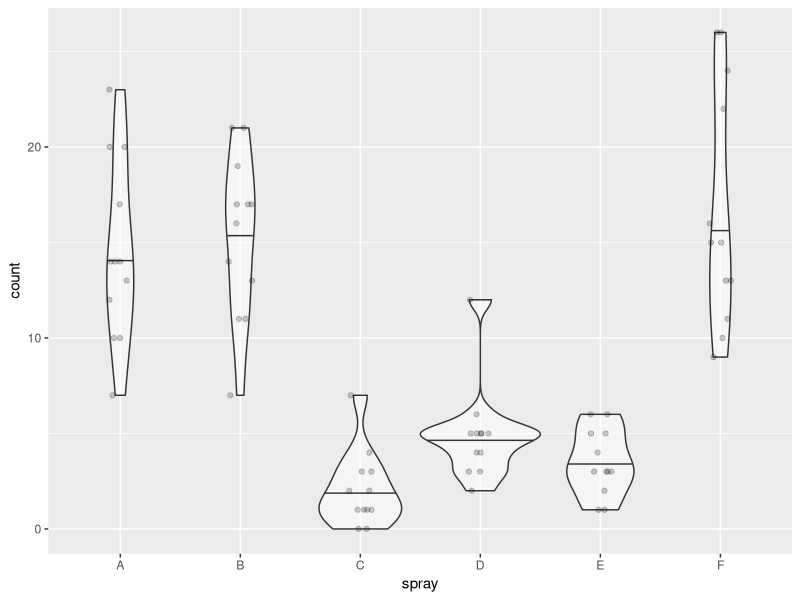

This chart was generated by the following R code:
# To complete the following exercises, you must use either base R or tidyverse functions.  
# Manual searching or hard-coding answers will not be graded.

library(tidyverse)

# sampling ----------------------------------------------------------------

# GUIDE:
# The original `iris` dataset has 150 observations, with 50 samples per species.
# Convert the base R `iris` dataframe to a tibble for easier manipulation.
df_iris <- as_tibble(iris)

# Using `nrow(df_iris)` will confirm there are 150 rows.
nrow(df_iris) # return 150

# Using `group_by()` will confirm there are 50 rows for each species.
df_iris %>% 
  group_by(Species) %>% 
  summarize(n_sample = n()) # return n_sample = 50 each

# The function `sample_n(size = 3)` randomly selects 3 observations from the dataset. 
# When applied after `filter(Species == XX)`, it samples 3 observations from a given species.
df_s3 <- df_iris %>% 
  filter(Species == "versicolor") %>% 
  sample_n(size = 3)

# You can take the mean of a selected column using `pull()` and `mean()`
df_s3 %>% 
  pull(Petal.Width) %>% 
  mean()

# Questions:
# 1. Create a `for` loop (with loop index `i`) to perform the following steps for 100 iterations:
#    a. Randomly sample 5 individuals of "versicolor".
#    b. Calculate the mean of their "Petal.Width" values.
#    c. Assign the result to `mu5[i]`. 
#       (Hint: initialize an empty object `mu5` before starting the loop.)
#    This procedure will yield 100 estimates of the mean Petal.Width from 5 individuals.

df_s5 <- df_iris %>% 
    filter(Species == "versicolor") %>% 
    sample_n(size = 5) %>% 
  pull(Petal.Width)
   
mu5 <- NULL

for(i in 1:100) {
  df_loop <-sample(df_s5, replace = T)
 mu5[i] <-  mean(df_loop)
}

# 2. Calculate the standard deviation of `mu5` and assign it to `s_mu5`.

s_mu5 <- sd(mu5)

# 3. Repeat step 1 but sample 20 individuals in each iteration, and assign the results to `mu20`.

df_s20 <- df_iris %>% 
  filter(Species == "versicolor") %>% 
  sample_n(size = 20) %>% 
  pull(Petal.Width)

mu20 <- NULL

for(i in 1:100) {
  df_lol <-sample(df_s20, replace = T)
  mu20[i] <-  mean(df_lol)
}

# 4. Calculate the standard deviation of `mu20` and assign it to `s_mu20`.
#    Verify that `s_mu20` is smaller than `s_mu5` by printing the comparison (`s_mu20 < s_mu5`)

s_mu20 <- sd(mu20)
print(s_mu20)
print(s_mu5)

# probability density -----------------------------------------------------

# GUIDE:
# For continuous variables (e.g., body length), we use a probability density function (PDF) 
# to describe how values are distributed and how likely different values are.
# R provides built-in functions to work with probability distributions:
# - Probability Density Functions (PDF) for evaluating how likely a value is.
# - Cumulative Distribution Functions (CDF) for evaluating the probability 
#   that a value is less than or equal to a given number.
# These functions are available for many common distributions (e.g., normal).

# `dnorm(x = 1, mean = 0, sd = 1)` calculates the probability density of x = 1 
# for a normal distribution with mean = 0 and standard deviation = 1.
# Probability density tells us how "likely" a value is relative to other values.
# In this example, x = 1 is more likely than x = 2 under this distribution.

dnorm(x = 1, mean = 0, sd = 1)  # returns 0.2419707
dnorm(x = 2, mean = 0, sd = 1)  # returns 0.05399097

# `pnorm(q = 1, mean = 0, sd = 1)` calculates the probability (not probability density!) of x <= 1
# for a normal distribution with mean = 0 and standard deviation = 1.
pnorm(q = 1, mean = 0, sd = 1) # returns 0.8413447
pnorm(q = 0, mean = 0, sd = 1) # returns 0.5

# Questions:
# 1. Calculate the probability that 0 < x <= 10 for a normal distribution with mean = 5 and sd = 3.
#    Hint: Use `qnorm()` function and subtract P(x <= 0) from P(x <= 10).

pnorm(10, mean = 5, sd = 3) - pnorm(0, mean = 5, sd = 3)
# probability = 0.9044193

# 2. Calculate the probability that 0 < x <= 10 for a normal distribution with mean = -5 and sd = 3.

pnorm(10, mean = -5, sd = 3) - pnorm(0, mean = -5, sd = 3)
# probability = 0.04779007

# t-test ------------------------------------------------------------------

# GUIDE:
# The `t.test()` function in R can perform a t-test with two options for handling variances: `var.equal = TRUE` or `FALSE`.
# - If the equal-variance assumption holds, using `var.equal = TRUE` can increase the power to detect a true difference.
# - If the assumption is seriously violated, using `var.equal = TRUE` may produce incorrect or misleading results.
# Even though both options can give similar results in many cases, it is important to understand the assumptions behind each test.

# Questions:
# 1. Using the `df_iris` dataset, calculate the variance of "Petal.Length" for each species.
#    (Hint: use `group_by()` and `summarize()` from dplyr.)

df_pl <- df_iris %>% 
  group_by(Species) %>% 
  summarize(var_l= var(Petal.Length)
  )

# 2. Perform a t-test comparing "Petal.Length" between "setosa" and "versicolor".
#    Choose the appropriate `var.equal` option depending on whether the SDs appear equal.

x <- df_iris %>% 
  filter(Species == "setosa") %>% 
  pull(Petal.Length)

y <- df_iris %>% 
  filter(Species == "versicolor") %>% 
  pull(Petal.Length)

t.test(x, y, var.equal = FALSE)

# anova -------------------------------------------------------------------

# GUIDE:
# The `aov()` function in R can be used to perform ANOVA.
# The built-in dataset `InsectSprays` provides a useful example.
# It contains insect count data for different types of insect sprays.

df_insect <- as_tibble(InsectSprays)

# Questions:
# 1. Using the `df_insect` dataset, create a plot to visualize the distribution of insect counts for each spray type.
#    - Use a violin plot to show the distribution and include the median (y = count, x = spray).
#    - Add individual data points with a small horizontal jitter for clarity.

distinct(df_insect,spray)

df_insect %>% 
  ggplot(
    aes(x = spray,
        y = count)
  ) +
  geom_violin(draw_quantiles = 0.5, 
              alpha = 0.5,
              width = 1) +
  geom_jitter(height = 0, 
              width = 0.1,
              alpha = 0.2) 

# Question:
# 2. Using the `df_insect` dataset, perform a one-way ANOVA to test whether insect counts differ among spray types.
#    - Use the `aov()` function and display the summary of the model with `summary()`.
#    - Report if there was a significant difference between spray groups.

aov_i <- aov(count ~ spray, 
    data = df_insect) 

summary(aov_i)

# According to the summary of the anova test, there is significant difference 
# between different spray groups (p = 2e-16, super tiny)
